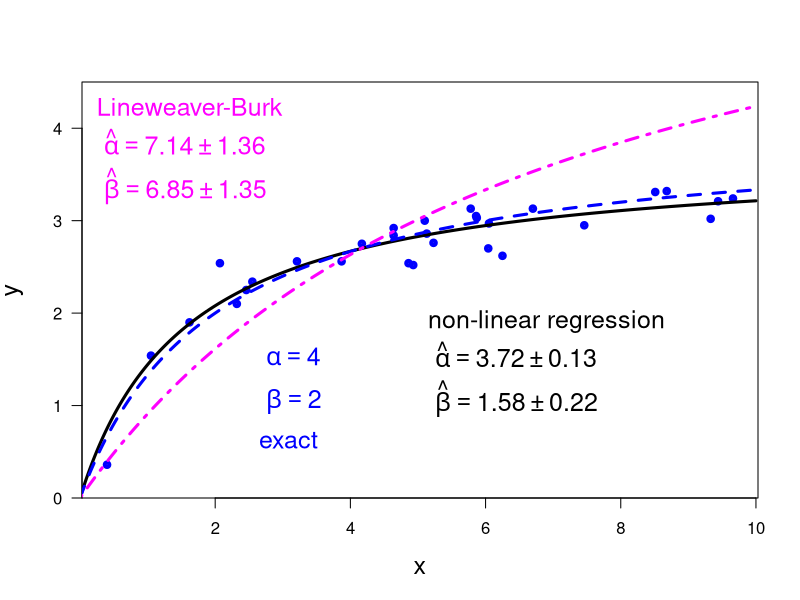

The R script that drew this image:
print('file: R_MM-LB1compare220321.R')
# Michaelis-Menten: compare non-linear fit with Lineweaver-Burk estimate
# data: I
x = c(0.40, 1.05, 1.62, 2.07, 2.32, 2.46, 2.55, 3.21, 3.87, 4.17, 4.64, 4.64, 
      4.86, 4.93, 5.10, 5.13,5.23, 5.78, 5.86, 5.87, 6.04, 6.05, 6.25, 6.70, 
      7.46, 8.51, 8.68, 9.33, 9.44, 9.66)
y = c(0.36, 1.54, 1.90, 2.54, 2.10, 2.25, 2.34, 2.56, 2.56, 2.75, 2.92, 2.84,
      2.54, 2.52, 3.00, 2.86,2.76, 3.13, 3.05, 3.03, 2.70, 2.97, 2.62, 3.13, 
      2.95, 3.31, 3.32, 3.02, 3.21, 3.24)
n = length(x); print(c(n,'n sample size'))
alpha = 4 # true Vmax
beta  = 2 # true half-saturation constant K
# print(c(alpha,beta,'alpha = Vmax, beta = K'))
# ---------------------------------------------------
# (2) non-linear regression
# (2a) you have to choose start values for model parameters
astart = 5; print(c(astart,'start value for alpha = Vmax'))
bstart = 3; print(c(bstart,'start value for beta = K'))
# ---------------------------------------------------
# (2b) apply nls()
NLs = summary(nls(y ~ a*x/(x+b),start=list(a=astart,b=bstart)))
aNL = NLs$coefficients[1]; bNL = NLs$coefficients[2]
uaNL = NLs$coefficients[3]; ubNL = NLs$coefficients[4]
print(c('estimated alpha = ',round(aNL,2),'+-',round(uaNL,2)))
print(c('estimated  beta = ',round(bNL,2),'+-',round(ubNL,2)))
resNL = NLs$residuals
# ---------------------------------------------------
# (2c) Residuals (noise) normally distributed? Shapiro-Wilk test
# H0: residuals are normally distributed
ShNL = shapiro.test(resNL)
pShNL = ShNL$p.value; print(c(round(pShNL,5),'p (Shapiro-Wilk test)'))
if (pShNL >= 0.05) print('Do not reject H0 (on significance level = 0.05')
if (pShNL < 0.05) print('Reject H0 (on significance level = 0.05')
# ---------------------------------------------------
# (3) Lineweaver-Burk transformation
# (3a) apply Lineweaver-Burk transformation
gamma = 1/alpha; print(c(gamma,'gamma   true y-intercept')) 
delta = beta/alpha; print(c(delta,'delta   true slope'))
xLB = 1/x; yLB = 1/y # Lineweaver-Burk transformation
#  ---------------------------------------------------
# (3b) apply lm()
LBs = summary(lm(yLB ~ xLB))
cEst = LBs$coefficients[1]; dEst = LBs$coefficients[2]
ucEst = LBs$coefficients[3]; udEst = LBs$coefficients[4]
print(c('cEst = ',round(cEst,3),'+-',round(ucEst,3)))
print(c('dEst = ',round(dEst,3),'+-',round(udEst,3)))
resLB = LBs$residuals
print(' ---------------------------------------------------')
# (3c) Residuals (noise) normally distributed? Shapiro-Wilk test
# H0: residuals are normally distributed
ShLB = shapiro.test(resLB); 
pShLB = ShLB$p.value; print(c(round(pShLB,5),'p (Shapiro-Wilk test)'))
if (pShLB >= 0.05) print('Do not reject H0 (on significance level = 0.05')
if (pShLB < 0.05) print('Reject H0 (on significance level = 0.05')
# ---------------------------------------------------
# (3d) derive estimates for alpha, beta via Lineweaver-Burk
aEst = 1/cEst; print(c(round(aEst,2),'estimate of alpha via LB'))
bEst = dEst/cEst; print(c(round(bEst,2),'estimate of beta via LB'))
# ---------------------------------------------------
# (3e) propagation of uncertainties
uaEst = ucEst/cEst^2
print(c('Estimate of alpha = ',round(aEst,3),'+-',round(uaEst,3)))
ubEst = sqrt(ucEst^2*dEst^2/cEst^4+udEst^2/cEst^2)
print(c('Estimate of beta = ',round(bEst,3),'+-',round(ubEst,3)))
# ---------------------------------------------------
sflag = 11
if (sflag == 11) { # non-linear regression
  xp = seq(0,10,0.01); yp = aNL*xp/(xp+bNL); ypLB = aEst*xp/(xp+bEst)
  ypExact = alpha*xp/(xp+beta);
  # png('MichaelisDataFit210228.png',width=16,height=16,units='cm',res=300)
  plot(x,y,type='p',lwd=4,col='blue',xlab='x',ylab='y',las=1,cex=0.6,
       ylim=c(0,4.5),las=1,yaxs='i',cex.lab=1.5)
  aEstr = round(aEst,2); uaEstr = round(uaEst,2); 
  bEstr = round(bEst,2); ubEstr = round(ubEst,2); 
  text(0.1,4.2,'Lineweaver-Burk',col='magenta',pos=4,cex=1.5)
  text(0.1,3.81,bquote(~hat(alpha) == .(aEstr) %+-% .(uaEstr)),col='magenta',pos=4,cex=1.5)
  text(0.1,3.31,bquote(~hat(beta) == .(bEstr) %+-% .(ubEstr)),col='magenta',pos=4,cex=1.5)
  lines(xp,yp,col='black',lwd=3)
  lines(xp,ypExact,col='blue',lwd=3,lty=2)
  lines(xp,ypLB,col='magenta',lwd=3,lty=4)
  text(2.5,0.6,'exact',col='blue',pos=4,cex=1.5)
  text(2.5,1.5,bquote(~alpha == .(alpha)),col='blue',pos=4,cex=1.5)
  text(2.5,1.0,bquote(~beta == .(beta)),col='blue',pos=4,cex=1.5)
  aNLr = round(aNL,2); uaNLr = round(uaNL,2); 
  bNLr = round(bNL,2); ubNLr = round(ubNL,2); 
  xt = 5
  text(xt,1.9,'non-linear regression',col='black',pos=4,cex=1.5)
  text(xt,1.51,bquote(~hat(alpha) == .(aNLr) %+-% .(uaNLr)),col='black',pos=4,cex=1.5)
  text(xt,1.01,bquote(~hat(beta) == .(bNLr) %+-% .(ubNLr)),col='black',pos=4,cex=1.5)
  # dev.off()
}
